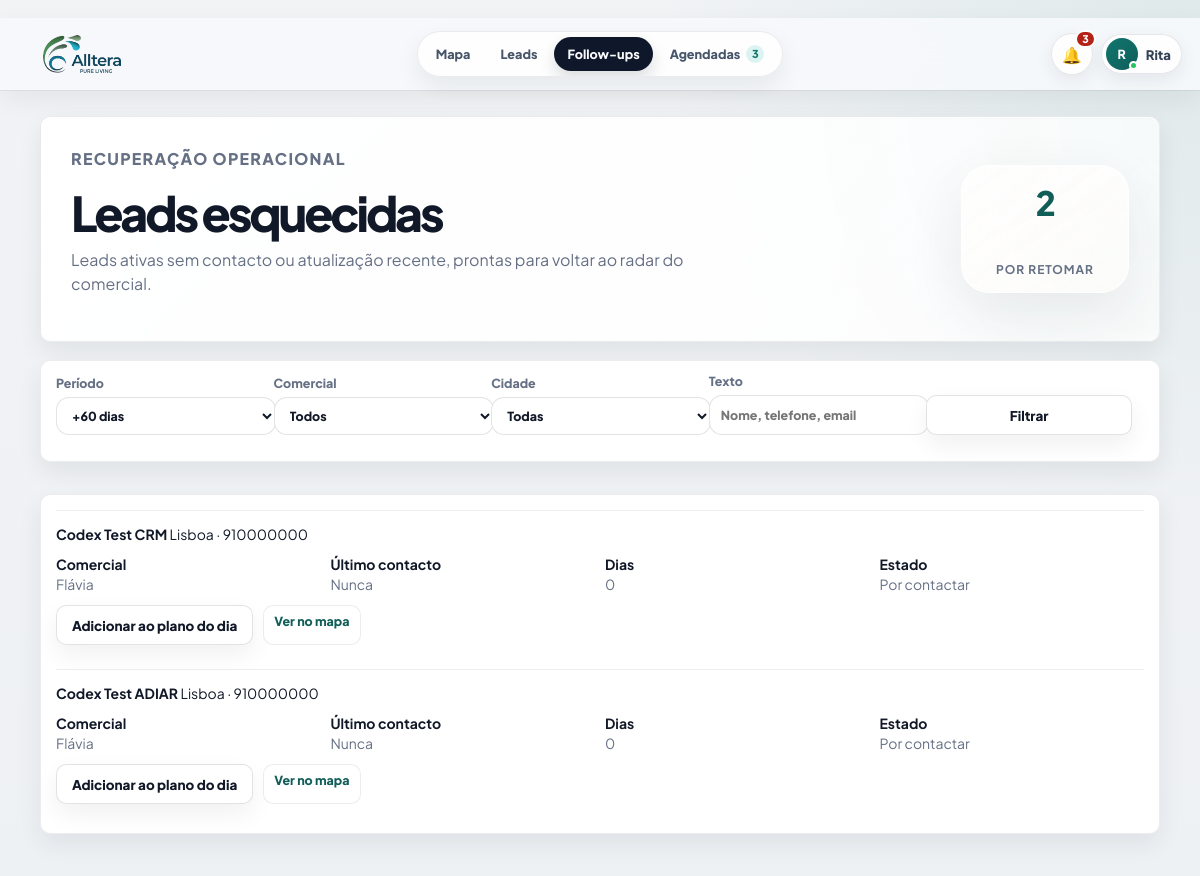
Page /esquecidas (signed in) on the committed database.
### PlataformaApoioDecisaoComercial/models.py (models this page shows, shortened)
class User(UserMixin, db.Model):
    __tablename__ = "users"
    id = db.Column(db.Integer, primary_key=True)
    nome = db.Column(db.String(120), nullable=False)
    email = db.Column(db.String(160), nullable=False, unique=True, index=True)
    password_hash = db.Column(db.String(255), nullable=False)
    role = db.Column(db.String(40), nullable=False, default="comercial")
    ativo = db.Column(db.Boolean, nullable=False, default=True)
    created_at = db.Column(db.DateTime, default=datetime.utcnow)
    @property
    def is_active(self):
        return bool(self.ativo)
    historico = db.relationship("HistoricoLead", back_populates="user", lazy="dynamic")
    assigned_leads = db.relationship("Lead", back_populates="assigned_to", lazy="dynamic")

class Lead(db.Model):
    id = db.Column(db.Integer, primary_key=True)
    nome_cliente = db.Column(db.String(180), nullable=True)
    area_negocio = db.Column(db.String(120), nullable=True)
    cidade = db.Column(db.String(80), nullable=True)
    empresa = db.Column(db.String(180), nullable=True)
    nome_empresa = db.Column(db.String(180), nullable=False)
    tipo_cliente = db.Column(db.String(80), nullable=False)
    morada = db.Column(db.String(220), nullable=True)
    codigo_postal = db.Column(db.String(20), nullable=True)
    localidade = db.Column(db.String(80), nullable=False)
    contacto = db.Column(db.String(120), nullable=True)
    telefone = db.Column(db.String(40), nullable=True)
    email = db.Column(db.String(160), nullable=True)
    categoria = db.Column(db.String(120), nullable=True)
    nif = db.Column(db.String(30), nullable=True)
    observacoes = db.Column(db.Text, nullable=True)
    observacoes_contacto = db.Column(db.Text, nullable=True)
    reuniao_info = db.Column(db.Text, nullable=True)
    classificacao_observacao = db.Column(db.String(80), nullable=True)
    motivo_classificacao = db.Column(db.Text, nullable=True)
    latitude = db.Column(db.Float, nullable=True)
    longitude = db.Column(db.Float, nullable=True)
    estado = db.Column(db.String(40), nullable=False, default="Por contactar")
    estado_lead = db.Column(db.String(40), nullable=True, default="Por contactar")
    prioridade = db.Column(db.String(20), nullable=True, default="Baixa")
    comercial_responsavel = db.Column(db.String(80), nullable=False, default="Flávia")
    data_novo_contacto = db.Column(db.Date, nullable=True)
    data_reuniao = db.Column(db.Date, nullable=True)
    hora_reuniao = db.Column(db.String(10), nullable=True)
    tags = db.Column(db.String(300), nullable=True)
    insight_tags = db.Column(db.String(400), nullable=True)
    insight_note = db.Column(db.Text, nullable=True)
    assigned_to_id = db.Column(db.Integer, db.ForeignKey("users.id"), nullable=True, index=True)
    created_at = db.Column(db.DateTime, default=datetime.utcnow)
    updated_at = db.Column(db.DateTime, default=datetime.utcnow, onupdate=datetime.utcnow)
    assigned_to = db.relationship("User", back_populates="assigned_leads")
    historico = db.relationship(
        "HistoricoLead",
        backref="lead",
        cascade="all, delete-orphan",
        order_by="desc(HistoricoLead.created_at)",
    )

### PlataformaApoioDecisaoComercial/app.py (the view)
    @app.route("/esquecidas")
    @login_required
    def esquecidas():
        days = int(request.args.get("dias", 60) or 60)
        commercial = request.args.get("comercial", "")
        city = request.args.get("cidade", "")
        query = normalize_lookup(request.args.get("q", ""))
        rows = forgotten_leads(days)
        if commercial:
            rows = [(lead, latest, age) for lead, latest, age in rows if normalize_commercial_key(lead.comercial_responsavel) == commercial]
        if city:
            rows = [(lead, latest, age) for lead, latest, age in rows if (lead.cidade or lead.localidade) == city]
        if query:
            rows = [
                (lead, latest, age)
                for lead, latest, age in rows
                if query in normalize_lookup(" ".join([lead.nome_cliente or "", lead.nome_empresa or "", lead.telefone or "", lead.email or ""]))
            ]
        return render_template(
            "esquecidas.html",
            options=get_options(),
            forgotten=rows,
            filters={"dias": days, "comercial": commercial, "cidade": city, "q": request.args.get("q", "")},
        )

### PlataformaApoioDecisaoComercial/app.py (called while the page is built)
def normalize_lookup(value):
    text = str(value or "").strip().lower()
    text = unicodedata.normalize("NFKD", text)
    return "".join(char for char in text if not unicodedata.combining(char))

def clean_text(value):
    return re.sub(r"\s+", " ", str(value or "").strip())

def parse_time_value(value):
    value = clean_text(value)
    if not value:
        return None
    match = re.fullmatch(r"([01]?\d|2[0-3]):([0-5]\d)(?::[0-5]\d)?", value)
    if not match:
        return None
    return f"{int(match.group(1)):02d}:{match.group(2)}"

def scheduled_time_label(lead):
    return parse_time_value(getattr(lead, "hora_reuniao", None)) or ""

def is_active_lead(lead, today=None):
    today = today or date.today()
    state = normalize_legacy_state(lead.estado)
    raw_state = normalize_lookup(lead.estado).replace(" ", "")
    if raw_state in MAP_INACTIVE_STATE_KEYS:
        return False
    if state == "Já tratado / no CRM" or state == "Sem interesse":
        return False
    if is_scheduled_lead(lead) and lead.data_novo_contacto > today:
        return False
    if lead.estado in ACTIVE_STATES:
        return True
    if lead.estado == "Adiar contacto" and lead.data_novo_contacto and lead.data_novo_contacto <= today:
        return True
    return False

def is_scheduled_lead(lead):
    if not lead or not lead.data_novo_contacto:
        return False
    state = normalize_legacy_state(lead.estado)
    text = normalize_lookup(" ".join([
        lead.estado or "",
        lead.classificacao_observacao or "",
        lead.observacoes or "",
        lead.observacoes_contacto or "",
        lead.motivo_classificacao or "",
    ]))
    if state in SCHEDULED_STATES:
        return True
    return any(token in text for token in [
        "voltar a ligar",
        "contactar mais tarde",
        "reagendada",
        "reagendar",
        "sem interesse para ja",
        "aguardar resposta",
        "ligar depois",
        "voltar a contactar",
    ])

def scheduled_badge_count():
    today = date.today()
    return (
        Lead.query.filter(
            Lead.data_novo_contacto.isnot(None),
            Lead.data_novo_contacto <= today,
            Lead.estado.in_(list(SCHEDULED_STATES)),
        ).count()
    )

def safe_perf_log(message):
    try:
        logger.info("%s", clean_text(message))
    except (OSError, ValueError):
        pass

### PlataformaApoioDecisaoComercial/templates/esquecidas.html (shortened to what this page needs)
{% extends "base.html" %}
{% block content %}
<main class="page-shell history-page">
    <section class="panel import-hero history-hero">
        <div>
            <p class="eyebrow">Recuperação operacional</p>
            <h1>Leads esquecidas</h1>
            <p>Leads ativas sem contacto ou atualização recente, prontas para voltar ao radar do comercial.</p>
        </div>
        <div class="history-hero__meta">
            <span>{{ forgotten|length }}</span>
            <strong>por retomar</strong>
        </div>
    </section>
    <section class="panel history-toolbar">
        <form class="inactive-filters" method="get">
            <label class="history-filter-label">Período
                <select name="dias" onchange="this.form.submit()">
                    {% for value in [30, 60, 90] %}
                    <option value="{{ value }}" {% if filters.dias == value %}selected{% endif %}>+{{ value }} dias</option>
                    {% endfor %}
                </select>
            </label>
            <label class="history-filter-label">Comercial
                <select name="comercial" onchange="this.form.submit()">
                    <option value="">Todos</option>
                </select>
            </label>
            <label class="history-filter-label">Cidade
                <select name="cidade" onchange="this.form.submit()">
                    <option value="">Todas</option>
                </select>
            </label>
            <label class="history-filter-label">Texto
                <input name="q" value="{{ filters.q }}" placeholder="Nome, telefone, email">
            </label>
            <button class="button secondary" type="submit">Filtrar</button>
        </form>
    </section>
    <section class="panel forgotten-grid">
        {% for lead, latest, age in forgotten %}
        <article class="forgotten-card">
            <div>
                <strong>{{ lead.nome_cliente or lead.nome_empresa }}</strong>
                <span>{{ lead.cidade or lead.localidade or "-" }} · {{ lead.telefone or "-" }}</span>
            </div>
            <div class="forgotten-card__meta">
                <span><b>Comercial</b>{{ lead.comercial_responsavel or "Sem comercial" }}</span>
                <span><b>Último contacto</b>{{ latest.strftime("%d/%m/%Y") if latest else "Nunca" }}</span>
                <span><b>Dias</b>{{ age }}</span>
                <span><b>Estado</b>{{ lead.estado }}</span>
            </div>
            <div class="forgotten-card__actions">
                <a class="button secondary" href="{{ url_for('planeamento', lead_base=lead.id, comercial=lead.comercial_responsavel or 'Bruno') }}">Adicionar ao plano do dia</a>
                <a class="link-button" href="{{ url_for('mapa_leads', lead_id=lead.id) }}">Ver no mapa</a>
            </div>
        </article>
        {% else %}
        <p class="empty-state">Não existem leads esquecidas para os filtros atuais.</p>
        {% endfor %}
    </section>
</main>
{% endblock %}

### PlataformaApoioDecisaoComercial/templates/base.html (shortened to what this page needs)
﻿<!doctype html>
<html lang="pt">
<head>
    <link rel="stylesheet" href="https://unpkg.com/leaflet@1.9.4/dist/leaflet.css">
    <link rel="stylesheet" href="{{ url_for('static', filename='css/styles.css') }}">
</head>
<body>
    <div class="app-shell">
        <header class="topbar topbar--minimal" id="appTopbar" aria-label="Barra superior">
            <a class="topnav-brand" href="{{ url_for('admin_overview') if current_user.is_authenticated and current_user.role == 'admin' else (url_for('mapa_leads') if current_user.is_authenticated else url_for('login')) }}" aria-label="Alltera">
                <span class="topnav-brand__logo" aria-hidden="true">
                    <img src="{{ url_for('static', filename='alltera-logo.png') }}" alt="">
                </span>
            </a>
            {% if current_user.is_authenticated %}
            <nav class="topnav-pill" aria-label="Navegação principal">
                {% if current_user.role == "admin" %}
                <a href="{{ url_for('admin_overview') }}" {% if request.endpoint == 'admin_overview' %}aria-current="page"{% endif %}>Overview</a>
                <a href="{{ url_for('mapa_leads') }}" {% if request.endpoint == 'mapa_leads' %}aria-current="page"{% endif %}>Mapa</a>
                <a href="{{ url_for('todas_leads') }}" {% if request.endpoint == 'todas_leads' %}aria-current="page"{% endif %}>Leads</a>
                <a href="{{ url_for('admin_users') }}" {% if request.endpoint == 'admin_users' %}aria-current="page"{% endif %}>Equipa</a>
                <a href="{{ url_for('historico') }}" {% if request.endpoint == 'historico' %}aria-current="page"{% endif %}>Auditoria</a>
                <a href="{{ url_for('importar_leads') }}" {% if request.endpoint == 'importar_leads' %}aria-current="page"{% endif %}>Importar Leads</a>
                {% else %}
                <a href="{{ url_for('mapa_leads') }}" {% if request.endpoint == 'mapa_leads' %}aria-current="page"{% endif %}>Mapa</a>
                <a href="{{ url_for('todas_leads') }}" {% if request.endpoint == 'todas_leads' %}aria-current="page"{% endif %}>Leads</a>
                <a href="{{ url_for('esquecidas') }}" {% if request.endpoint == 'esquecidas' %}aria-current="page"{% endif %}>Follow-ups</a>
                <a href="{{ url_for('agendadas') }}" {% if request.endpoint == 'agendadas' %}aria-current="page"{% endif %}>
                    Agendadas
                    {% if scheduled_sidebar_count %}
                    <strong class="topnav-badge">{{ scheduled_sidebar_count }}</strong>
                    {% endif %}
                </a>
                {% endif %}
            </nav>
            {% endif %}
            <div class="topbar__actions">
                {% if current_user.is_authenticated %}
                {% set display_name = current_user.nome or current_user.email %}
                {% set first_name = display_name.split()[0] %}
                <div class="notifications-menu" id="notificationsMenu">
                    <button class="notifications-trigger" id="notificationsButton" type="button" aria-haspopup="menu" aria-expanded="false" aria-controls="notificationsDropdown" title="Notificações operacionais">
                        <span aria-hidden="true">🔔</span>
                        {% if operational_notifications.count > 0 %}
                        <strong>{{ operational_notifications.count }}</strong>
                        {% endif %}
                    </button>
                </div>
                <div class="profile-menu" id="profileMenu">
                    <button class="profile-trigger" id="profileMenuButton" type="button" aria-haspopup="menu" aria-expanded="false" aria-controls="profileDropdown">
                        <span class="profile-avatar" aria-hidden="true">{{ display_name[:1]|upper }}<i></i></span>
                        <span class="profile-trigger__name">{{ first_name }}</span>
                    </button>
                </div>
                {% endif %}
            </div>
        </header>
        <div class="app-shell__content">
            {% block content %}{% endblock %}
        </div>
    </div>
    {% if current_user.is_authenticated %}
    <aside class="command-palette" id="commandPalette" aria-hidden="true">
    </aside>
    <aside class="global-lead-drawer" id="globalLeadDrawer" aria-hidden="true">
    </aside>
    {% endif %}
</body>
</html>

### rows in the picture
User: nome "R", nome "Rita"
Lead: nome_cliente "Codex Test CRM", cidade "Lisboa", telefone "910000000", comercial_responsavel "Flávia", latest "Nunca", age "0", estado "Por contactar"
Lead: nome_cliente "Codex Test ADIAR", cidade "Lisboa", telefone "910000000", comercial_responsavel "Flávia", latest "Nunca", age "0", estado "Por contactar"

### other values in the picture
{{ scheduled_sidebar_count }} "3"
{{ operational_notifications.count }} "3"
{{ forgotten|length }} "2"
